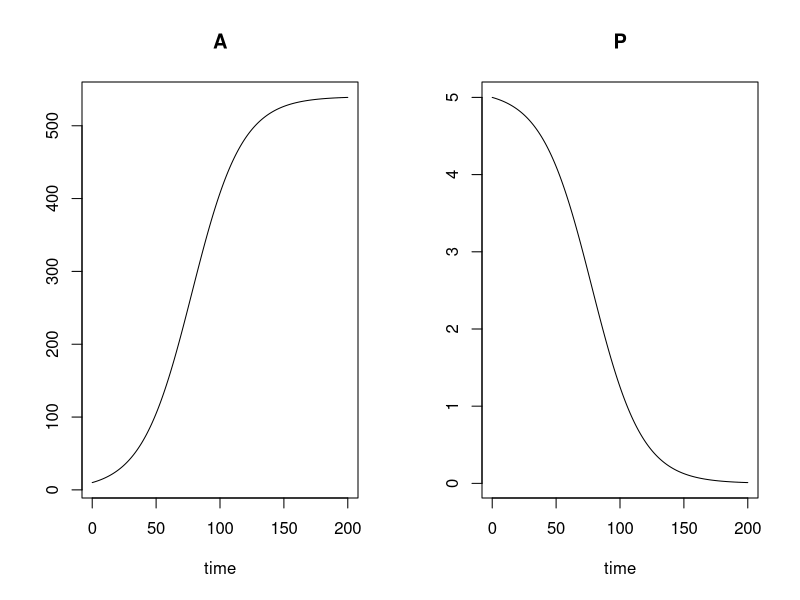

Here is the R script that generated this plot:
library(deSolve)

resource <- function (time, y, parms) {
  with(as.list(c(y, parms)), {
    if (monod) {
      f <- P/(kP + P)     # Monod
    } else {
      f <- min(kb * P, 1) # Blackman
    }
    dA_dt <- r * f * A
    dP_dt <- - r * 1/Y * f * A
    list(c(dA_dt, dP_dt))
  })
}

y0 <- c(
  A = 10,    # algae,      mol/m3 carbon
  P   =  5   # phosphorus, mol/m3 P
) # in mg/L
parms <- c(r = 0.1, kP = 0.5, Y = 106, monod = FALSE, kb = 0.1) # Y = C:P - Redfield ratio
times <- seq(0, 200, by=1)


parms  <- parms
y0 <- y0
res <- ode(y0, times, resource, parms, method = "adams")

plot(res)
